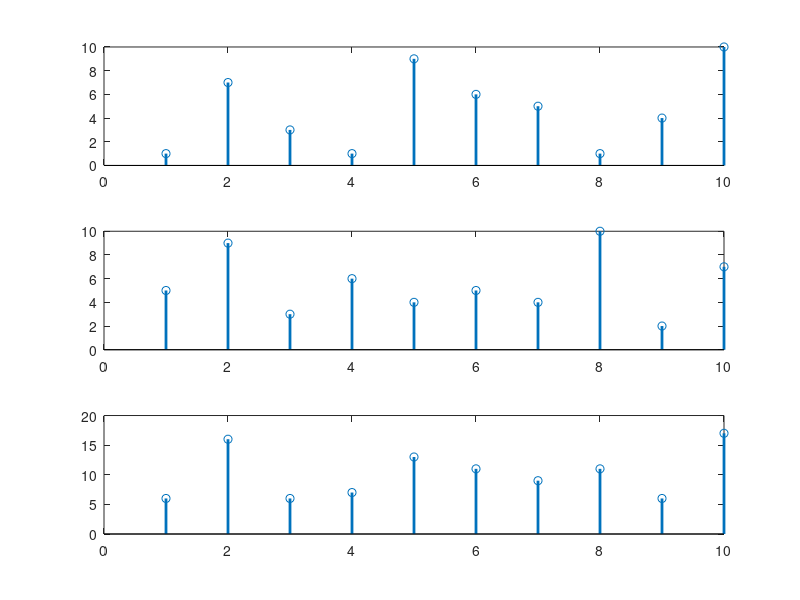

The MATLAB source for this figure:
clc;
x1 = [1 7 3 1 9 6 5 1 4 10];
x2 = [5 9 3 6 4 5 4 10 2 7];
y = x1+x2;
t = 1:10;

subplot(311);
stem(t,x1,'LineWidth',2);

subplot(312);
stem(t,x2,'LineWidth',2);

subplot(313);
stem(t,y,'LineWidth',2);